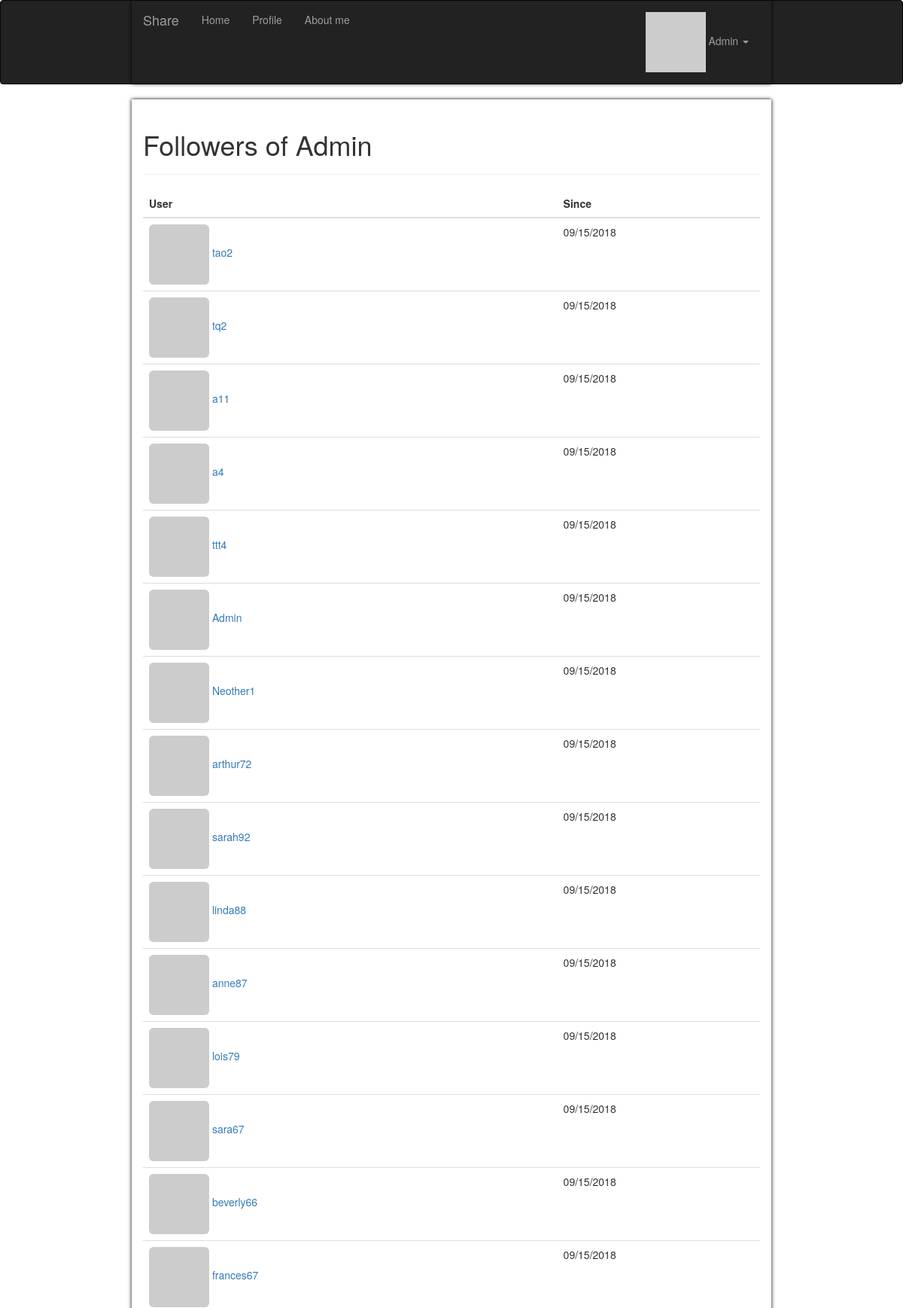
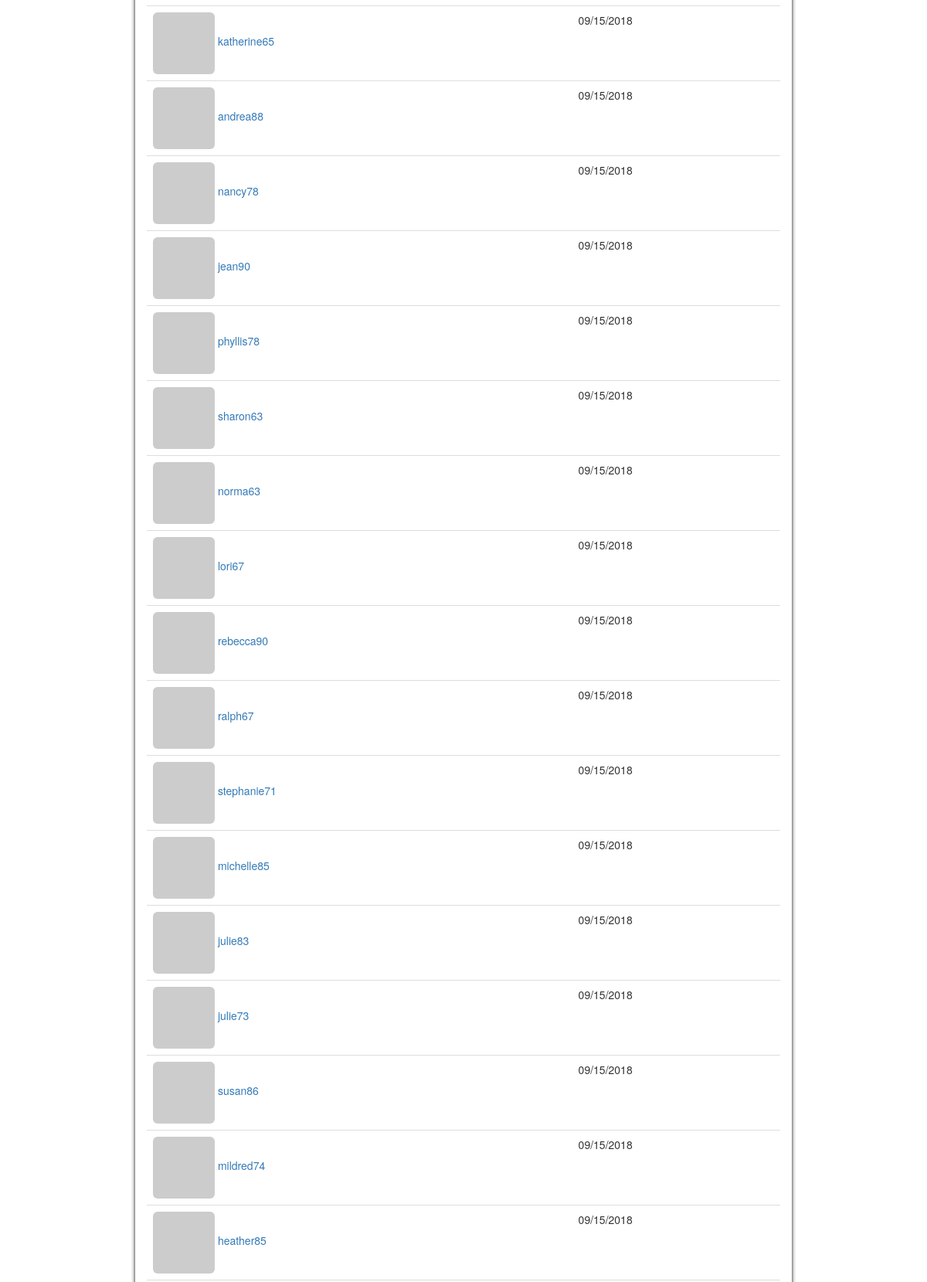
/followers/Admin (signed in, upper part), run on the app's committed database (2 pictures, top to bottom).
### app/models.py (models this page shows, shortened)
class User(UserMixin, db.Model):
    __tablename__ = 'users'
    id = db.Column(db.Integer, primary_key=True)
    email = db.Column(db.String(64), unique=True, index=True)
    username = db.Column(db.String(64), unique=True, index=True)
    password_hash = db.Column(db.String(128))
    role_id = db.Column(db.Integer, db.ForeignKey('roles.id'))
    confirmed = db.Column(db.Boolean, default=False)
    showaboutme = db.Column(db.Boolean, default=False)
    location = db.Column(db.String(64))
    about_me = db.Column(db.Text())
    member_since = db.Column(db.DateTime(), default=datetime.utcnow)
    last_seen = db.Column(db.DateTime(), default=datetime.utcnow)
    avatar_hash = db.Column(db.String(32))
    posts = db.relationship('Post', backref='author',
                            lazy='dynamic', cascade='all, delete-orphan')
    comments = db.relationship('Comment', backref='author', lazy='dynamic')
    followed = db.relationship('Follow', foreign_keys=[Follow.follower_id], backref=db.backref(
        'follower', lazy='joined'), lazy='dynamic', cascade='all, delete-orphan')
    followers = db.relationship('Follow', foreign_keys=[Follow.followed_id], backref=db.backref(
        'followed', lazy='joined'), lazy='dynamic', cascade='all, delete-orphan')
    @property
    def password(self):
        raise AttributeError('password is not a readable attribute')
    @login_manager.user_loader
    def load_user(user_id):
        return User.query.get(int(user_id))
    def can(self, perm):
        return self.role is not None and self.role.has_permission(perm)
    def is_administrator(self):
        return self.can(Permission.ADMIN)
    def ping(self):
        self.last_seen = datetime.utcnow()
        db.session.add(self)
    def gravatar_hash(self):
        return hashlib.md5(self.email.lower().encode('utf-8')).hexdigest()
    def gravatar(self, size=100, default='identicon', rating='g'):
        url = 'https://secure.gravatar.com/avatar'
        hash = self.avatar_hash or self.gravatar_hash()
        return '{url}/{hash}?s={size}&d={default}&r={rating}'.format(
            url=url, hash=hash, size=size, default=default, rating=rating)

class Follow(db.Model):
    __tablename__ = 'follows'
    follower_id = db.Column(
        db.Integer, db.ForeignKey('users.id'), primary_key=True)
    followed_id = db.Column(
        db.Integer, db.ForeignKey('users.id'), primary_key=True)
    timestamp = db.Column(db.DateTime, default=datetime.utcnow)

### app/main/views.py (the view)
@main.route('/followers/<username>')
@login_required
def followers(username):
    user = User.query.filter_by(username=username).first()
    follows = user.followers
    return render_template('followers.html', user=user, title="Followers of", follows=follows)

### app/auth/views.py (called while the page is built)
@auth.before_app_request
def before_request():
    if current_user.is_authenticated:
        current_user.ping()
        if not current_user.confirmed \
                and request.blueprint != 'auth' \
                and request.endpoint != 'static':
            return redirect(url_for('auth.unconfirmed'))

### app/main/__init__.py (called while the page is built)
@main.app_context_processor
def inject_permissions():
    return dict(Permission=Permission)

### app/models.py (called while the page is built)
    def has_permission(self, perm):
        return self.permissions & perm == perm

### app/templates/followers.html (shortened to what this page needs)
{% extends "base.html" %}
{% import "_macros.html" as macros %}
{% block page_content %}
<div class="page-header">
    <h1>{{ title }} {{ user.username }}</h1>
</div>
<table class="table table-hover followers">
    <thead><tr><th>User</th><th>Since</th></tr></thead>
    {% for follow in follows %}
    <tr>
        <td>
            <a href="{{ url_for('.user', username = follow.follower.username) }}">
                <img class="img-rounded" src="{{ follow.follower.gravatar(size=32) }}">
                {{ follow.follower.username }}
            </a>
        </td>
        <td>{{ moment(follow.timestamp).format('L') }}</td>
    </tr>
    {% endfor %}
</table>
{% endblock %}

### app/templates/base.html (shortened to what this page needs)
{% extends "bootstrap/base.html" %}
{% block head %}
    {{ super() }}
    <link rel="stylesheet" type="text/css" href="{{ url_for('static', filename='styles.css') }}">
{% endblock %}
{% block navbar %}
    <div class="navbar navbar-inverse" role="navigation">
        <div class="container">
            <div class="navbar-header">
                <a class="navbar-brand" href="{{ url_for('main.index') }}">Share</a>
            </div>
            <div class="navbar-collapse collapse">
                <ul class="nav navbar-nav">
                    <li><a href="{{ url_for('main.index') }}">Home</a></li>
                    {% if current_user.is_authenticated %}
                        <li><a href="{{ url_for('main.user', username=current_user.username) }}">Profile</a></li>
                    {% endif %}
                    {% if current_user.showaboutme %}
                    <li><a href="{{ url_for('main.aboutme') }}">About me</a></li>
                    {% endif %}
                </ul>
                <ul class="nav navbar-nav navbar-right">
                    {% if current_user.is_authenticated %}
                        <li class="dropdown">
                            <a href="#" class="dropdown-toggle" data-toggle="dropdown">
                                <img src="{{ current_user.gravatar(size=18) }}">
                                {{current_user.username}} <b class="caret"></b>
                            </a>
                        </li>
                    {% else %}
                        <li><a href="{{ url_for('auth.login') }}">Log In</a></li>
                    {% endif %}
                </ul>
            </div>
        </div>
    </div>
{% endblock %}
{% block content %}
    <div class="container">
        {% block page_content %}{% endblock %}
    </div>
{% endblock %}

### app/static/styles.css (style rules this page uses)
.table.followers tr { border-bottom: 1px solid #e0e0e0; }
.container { padding-right: 15px; padding-left: 15px; margin-right: auto; margin-left: auto; box-shadow: black 0px 0px 5px; }
@media (min-width: 768px) { .container { width: 750px; } }
@media (min-width: 848px) { .container { width: 770px; } }
@media (min-width: 1200px) { .container { width: 850px; } }

### data on the page
User: username "Admin"
Follow: follower.username "tao2", timestamp "09/15/2018"
Follow: follower.username "tq2", timestamp "09/15/2018"
Follow: follower.username "a11", timestamp "09/15/2018"
Follow: follower.username "a4", timestamp "09/15/2018"
Follow: follower.username "ttt4", timestamp "09/15/2018"
Follow: follower.username "Admin", timestamp "09/15/2018"
Follow: follower.username "Neother1", timestamp "09/15/2018"
Follow: follower.username "arthur72", timestamp "09/15/2018"
Follow: follower.username "sarah92", timestamp "09/15/2018"
Follow: follower.username "linda88", timestamp "09/15/2018"
Follow: follower.username "anne87", timestamp "09/15/2018"
Follow: follower.username "lois79", timestamp "09/15/2018"
Follow: follower.username "sara67", timestamp "09/15/2018"
Follow: follower.username "beverly66", timestamp "09/15/2018"
Follow: follower.username "frances67", timestamp "09/15/2018"
Follow: follower.username "katherine65", timestamp "09/15/2018"
Follow: follower.username "andrea88", timestamp "09/15/2018"
Follow: follower.username "nancy78", timestamp "09/15/2018"
Follow: follower.username "jean90", timestamp "09/15/2018"
Follow: follower.username "phyllis78", timestamp "09/15/2018"
Follow: follower.username "sharon63", timestamp "09/15/2018"
Follow: follower.username "norma63", timestamp "09/15/2018"
Follow: follower.username "lori67", timestamp "09/15/2018"
Follow: follower.username "rebecca90", timestamp "09/15/2018"
Follow: follower.username "ralph67", timestamp "09/15/2018"
Follow: follower.username "stephanie71", timestamp "09/15/2018"
Follow: follower.username "michelle85", timestamp "09/15/2018"
Follow: follower.username "julie83", timestamp "09/15/2018"
Follow: follower.username "julie73", timestamp "09/15/2018"
Follow: follower.username "susan86", timestamp "09/15/2018"
Follow: follower.username "mildred74", timestamp "09/15/2018"
Follow: follower.username "heather85", timestamp "09/15/2018"

### other printed values
{{ title }} "Followers of"
